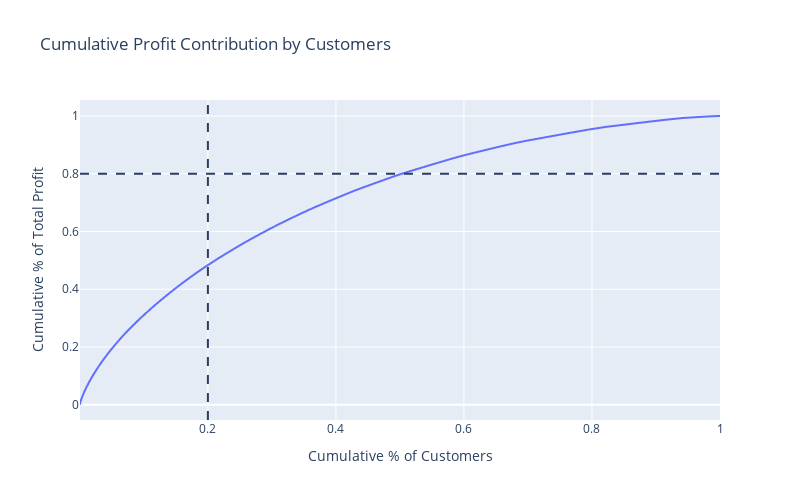

Write notebook code for a chart like this one.
### Code cell
fig = px.line(
    df,
    x="customer_pct",
    y="cumulative_profit_pct",
    title="Cumulative Profit Contribution by Customers",
    labels={
        "customer_pct": "Cumulative % of Customers",
        "cumulative_profit_pct": "Cumulative % of Total Profit"
    }
)

fig.add_hline(y=0.8, line_dash="dash")
fig.add_vline(x=0.2, line_dash="dash")

fig.update_layout(
    width=800,
    height=500
)

fig.show()

### Figure 1 — Plotly figure (JSON) as saved in the notebook; plotly's stock layout.template omitted (floating-point values rounded to 4 significant figures; data arrays with more than 128 entries replaced by an {"elided": "..."} marker saying what was removed)
{"data": [{"hovertemplate": "Cumulative % of Customers=%{x}<br>Cumulative % of Total Profit=%{y}<extra></extra>", "legendgroup": "", "line": {"color": "#636efa", "dash": "solid"}, "marker": {"symbol": "circle"}, "mode": "lines", "name": "", "showlegend": false, "type": "scattergl", "x": {"elided": "5044 float values"}, "xaxis": "x", "y": {"elided": "5044 float values"}, "yaxis": "y"}], "layout": {"height": 500, "legend": {"tracegroupgap": 0}, "shapes": [{"line": {"dash": "dash"}, "type": "line", "x0": 0, "x1": 1, "xref": "x domain", "y0": 0.8, "y1": 0.8, "yref": "y"}, {"line": {"dash": "dash"}, "type": "line", "x0": 0.2, "x1": 0.2, "xref": "x", "y0": 0, "y1": 1, "yref": "y domain"}], "title": {"text": "Cumulative Profit Contribution by Customers"}, "width": 800, "xaxis": {"anchor": "y", "domain": [0, 1], "title": {"text": "Cumulative % of Customers"}}, "yaxis": {"anchor": "x", "domain": [0, 1], "title": {"text": "Cumulative % of Total Profit"}}}}
